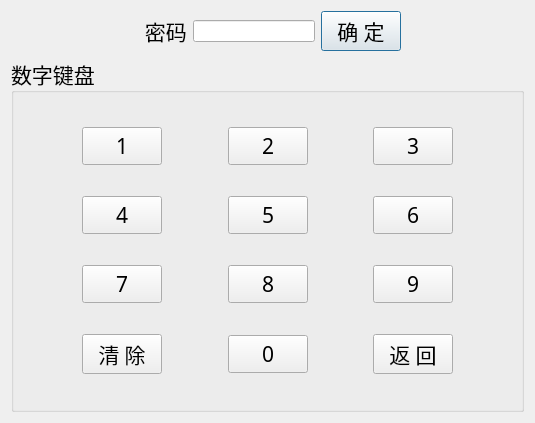
<?xml version="1.0" encoding="UTF-8"?>
<ui version="4.0">
 <class>loginDialog</class>
 <widget class="QDialog" name="loginDialog">
  <property name="geometry">
   <rect>
    <x>0</x>
    <y>0</y>
    <width>535</width>
    <height>423</height>
   </rect>
  </property>
  <property name="windowTitle">
   <string>请输入密码</string>
  </property>
  <property name="windowIcon">
   <iconset>
    <normaloff>login.png</normaloff>login.png</iconset>
  </property>
  <layout class="QGridLayout" name="gridLayout_3">
   <item row="0" column="0">
    <layout class="QVBoxLayout" name="verticalLayout">
     <item>
      <layout class="QHBoxLayout" name="horizontalLayout_6">
       <item>
        <spacer name="horizontalSpacer_2">
         <property name="orientation">
          <enum>Qt::Horizontal</enum>
         </property>
         <property name="sizeHint" stdset="0">
          <size>
           <width>40</width>
           <height>20</height>
          </size>
         </property>
        </spacer>
       </item>
       <item>
        <widget class="QLabel" name="label_2">
         <property name="font">
          <font>
           <family>微软雅黑</family>
           <pointsize>16</pointsize>
          </font>
         </property>
         <property name="text">
          <string>  密码</string>
         </property>
        </widget>
       </item>
       <item>
        <widget class="QLineEdit" name="lineEdit_pwd">
         <property name="text">
          <string/>
         </property>
        </widget>
       </item>
       <item>
        <widget class="QPushButton" name="okBtn">
         <property name="font">
          <font>
           <family>微软雅黑</family>
           <pointsize>16</pointsize>
          </font>
         </property>
         <property name="text">
          <string>确 定</string>
         </property>
        </widget>
       </item>
       <item>
        <spacer name="horizontalSpacer_4">
         <property name="orientation">
          <enum>Qt::Horizontal</enum>
         </property>
         <property name="sizeHint" stdset="0">
          <size>
           <width>40</width>
           <height>20</height>
          </size>
         </property>
        </spacer>
       </item>
      </layout>
     </item>
     <item>
      <widget class="QGroupBox" name="groupBox">
       <property name="font">
        <font>
         <family>微软雅黑</family>
         <pointsize>16</pointsize>
        </font>
       </property>
       <property name="title">
        <string>数字键盘</string>
       </property>
       <layout class="QGridLayout" name="gridLayout">
        <item row="0" column="0">
         <layout class="QHBoxLayout" name="horizontalLayout">
          <item>
           <spacer name="horizontalSpacer">
            <property name="orientation">
             <enum>Qt::Horizontal</enum>
            </property>
            <property name="sizeHint" stdset="0">
             <size>
              <width>13</width>
              <height>20</height>
             </size>
            </property>
           </spacer>
          </item>
          <item>
           <widget class="QPushButton" name="pushButton_1">
            <property name="font">
             <font>
              <family>微软雅黑</family>
              <pointsize>16</pointsize>
             </font>
            </property>
            <property name="text">
             <string>1</string>
            </property>
           </widget>
          </item>
          <item>
           <spacer name="horizontalSpacer_3">
            <property name="orientation">
             <enum>Qt::Horizontal</enum>
            </property>
            <property name="sizeHint" stdset="0">
             <size>
              <width>13</width>
              <height>20</height>
             </size>
            </property>
           </spacer>
          </item>
          <item>
           <widget class="QPushButton" name="pushButton_2">
            <property name="font">
             <font>
              <family>微软雅黑</family>
              <pointsize>16</pointsize>
             </font>
            </property>
            <property name="text">
             <string>2</string>
            </property>
           </widget>
          </item>
          <item>
           <spacer name="horizontalSpacer_5">
            <property name="orientation">
             <enum>Qt::Horizontal</enum>
            </property>
            <property name="sizeHint" stdset="0">
             <size>
              <width>13</width>
              <height>20</height>
             </size>
            </property>
           </spacer>
          </item>
          <item>
           <widget class="QPushButton" name="pushButton_3">
            <property name="font">
             <font>
              <family>微软雅黑</family>
              <pointsize>16</pointsize>
             </font>
            </property>
            <property name="text">
             <string>3</string>
            </property>
           </widget>
          </item>
          <item>
           <spacer name="horizontalSpacer_6">
            <property name="orientation">
             <enum>Qt::Horizontal</enum>
            </property>
            <property name="sizeHint" stdset="0">
             <size>
              <width>13</width>
              <height>20</height>
             </size>
            </property>
           </spacer>
          </item>
         </layout>
        </item>
        <item row="1" column="0">
         <layout class="QHBoxLayout" name="horizontalLayout_3">
          <item>
           <spacer name="horizontalSpacer_7">
            <property name="orientation">
             <enum>Qt::Horizontal</enum>
            </property>
            <property name="sizeHint" stdset="0">
             <size>
              <width>13</width>
              <height>20</height>
             </size>
            </property>
           </spacer>
          </item>
          <item>
           <widget class="QPushButton" name="pushButton_4">
            <property name="font">
             <font>
              <family>微软雅黑</family>
              <pointsize>16</pointsize>
             </font>
            </property>
            <property name="text">
             <string>4</string>
            </property>
           </widget>
          </item>
          <item>
           <spacer name="horizontalSpacer_8">
            <property name="orientation">
             <enum>Qt::Horizontal</enum>
            </property>
            <property name="sizeHint" stdset="0">
             <size>
              <width>13</width>
              <height>20</height>
             </size>
            </property>
           </spacer>
          </item>
          <item>
           <widget class="QPushButton" name="pushButton_5">
            <property name="font">
             <font>
              <family>微软雅黑</family>
              <pointsize>16</pointsize>
             </font>
            </property>
            <property name="text">
             <string>5</string>
            </property>
           </widget>
          </item>
          <item>
           <spacer name="horizontalSpacer_9">
            <property name="orientation">
             <enum>Qt::Horizontal</enum>
            </property>
            <property name="sizeHint" stdset="0">
             <size>
              <width>13</width>
              <height>20</height>
             </size>
            </property>
           </spacer>
          </item>
          <item>
           <widget class="QPushButton" name="pushButton_6">
            <property name="font">
             <font>
              <family>微软雅黑</family>
              <pointsize>16</pointsize>
             </font>
            </property>
            <property name="text">
             <string>6</string>
            </property>
           </widget>
          </item>
          <item>
           <spacer name="horizontalSpacer_10">
            <property name="orientation">
             <enum>Qt::Horizontal</enum>
            </property>
            <property name="sizeHint" stdset="0">
             <size>
              <width>13</width>
              <height>20</height>
             </size>
            </property>
           </spacer>
          </item>
         </layout>
        </item>
        <item row="2" column="0">
         <layout class="QHBoxLayout" name="horizontalLayout_4">
          <item>
           <spacer name="horizontalSpacer_11">
            <property name="orientation">
             <enum>Qt::Horizontal</enum>
            </property>
            <property name="sizeHint" stdset="0">
             <size>
              <width>13</width>
              <height>20</height>
             </size>
            </property>
           </spacer>
          </item>
          <item>
           <widget class="QPushButton" name="pushButton_7">
            <property name="font">
             <font>
              <family>微软雅黑</family>
              <pointsize>16</pointsize>
             </font>
            </property>
            <property name="text">
             <string>7</string>
            </property>
           </widget>
          </item>
          <item>
           <spacer name="horizontalSpacer_12">
            <property name="orientation">
             <enum>Qt::Horizontal</enum>
            </property>
            <property name="sizeHint" stdset="0">
             <size>
              <width>13</width>
              <height>20</height>
             </size>
            </property>
           </spacer>
          </item>
          <item>
           <widget class="QPushButton" name="pushButton_8">
            <property name="font">
             <font>
              <family>微软雅黑</family>
              <pointsize>16</pointsize>
             </font>
            </property>
            <property name="text">
             <string>8</string>
            </property>
           </widget>
          </item>
          <item>
           <spacer name="horizontalSpacer_13">
            <property name="orientation">
             <enum>Qt::Horizontal</enum>
            </property>
            <property name="sizeHint" stdset="0">
             <size>
              <width>13</width>
              <height>20</height>
             </size>
            </property>
           </spacer>
          </item>
          <item>
           <widget class="QPushButton" name="pushButton_9">
            <property name="font">
             <font>
              <family>微软雅黑</family>
              <pointsize>16</pointsize>
             </font>
            </property>
            <property name="text">
             <string>9</string>
            </property>
           </widget>
          </item>
          <item>
           <spacer name="horizontalSpacer_14">
            <property name="orientation">
             <enum>Qt::Horizontal</enum>
            </property>
            <property name="sizeHint" stdset="0">
             <size>
              <width>13</width>
              <height>20</height>
             </size>
            </property>
           </spacer>
          </item>
         </layout>
        </item>
        <item row="3" column="0">
         <layout class="QHBoxLayout" name="horizontalLayout_5">
          <item>
           <spacer name="horizontalSpacer_19">
            <property name="orientation">
             <enum>Qt::Horizontal</enum>
            </property>
            <property name="sizeHint" stdset="0">
             <size>
              <width>40</width>
              <height>20</height>
             </size>
            </property>
           </spacer>
          </item>
          <item>
           <widget class="QPushButton" name="clearBtn">
            <property name="font">
             <font>
              <family>微软雅黑</family>
              <pointsize>16</pointsize>
             </font>
            </property>
            <property name="text">
             <string>清 除</string>
            </property>
           </widget>
          </item>
          <item>
           <spacer name="horizontalSpacer_16">
            <property name="orientation">
             <enum>Qt::Horizontal</enum>
            </property>
            <property name="sizeHint" stdset="0">
             <size>
              <width>40</width>
              <height>20</height>
             </size>
            </property>
           </spacer>
          </item>
          <item>
           <widget class="QPushButton" name="pushButton_0">
            <property name="font">
             <font>
              <family>微软雅黑</family>
              <pointsize>16</pointsize>
             </font>
            </property>
            <property name="text">
             <string>0</string>
            </property>
           </widget>
          </item>
          <item>
           <spacer name="horizontalSpacer_17">
            <property name="orientation">
             <enum>Qt::Horizontal</enum>
            </property>
            <property name="sizeHint" stdset="0">
             <size>
              <width>40</width>
              <height>20</height>
             </size>
            </property>
           </spacer>
          </item>
          <item>
           <widget class="QPushButton" name="cancelBtn">
            <property name="font">
             <font>
              <family>微软雅黑</family>
              <pointsize>16</pointsize>
             </font>
            </property>
            <property name="text">
             <string>返 回</string>
            </property>
           </widget>
          </item>
          <item>
           <spacer name="horizontalSpacer_18">
            <property name="orientation">
             <enum>Qt::Horizontal</enum>
            </property>
            <property name="sizeHint" stdset="0">
             <size>
              <width>40</width>
              <height>20</height>
             </size>
            </property>
           </spacer>
          </item>
         </layout>
        </item>
       </layout>
      </widget>
     </item>
    </layout>
   </item>
  </layout>
 </widget>
 <resources/>
 <connections/>
</ui>
